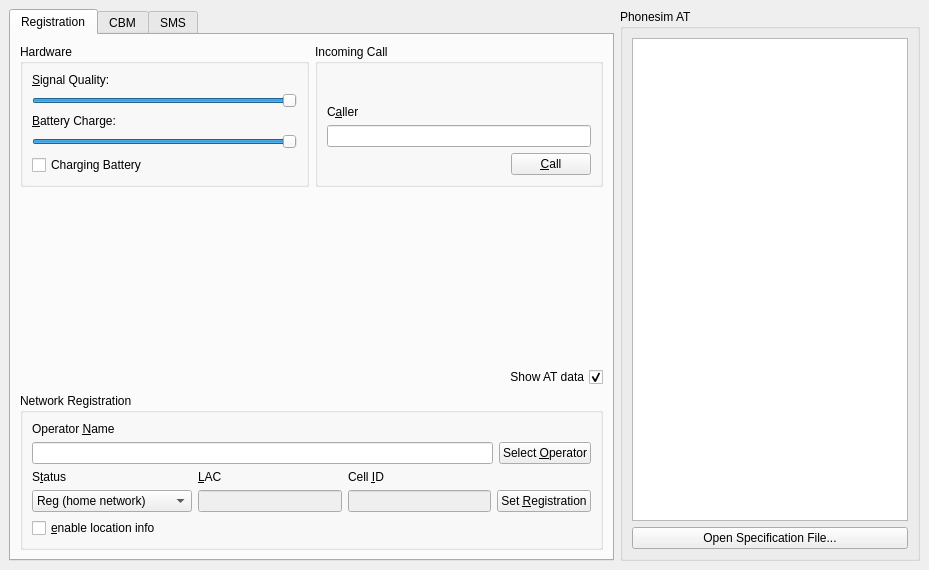
<ui version="4.0" >
 <class>ControlBase</class>
 <widget class="QWidget" name="ControlBase" >
  <property name="geometry" >
   <rect>
    <x>0</x>
    <y>0</y>
    <width>929</width>
    <height>570</height>
   </rect>
  </property>
  <property name="windowTitle" >
   <string>Phonesim</string>
  </property>
  <layout class="QHBoxLayout" >
   <property name="spacing" >
    <number>6</number>
   </property>
   <property name="leftMargin" >
    <number>9</number>
   </property>
   <property name="topMargin" >
    <number>9</number>
   </property>
   <property name="rightMargin" >
    <number>9</number>
   </property>
   <property name="bottomMargin" >
    <number>9</number>
   </property>
   <item>
    <widget class="QTabWidget" name="tabWidget" >
     <property name="sizePolicy" >
      <sizepolicy vsizetype="Preferred" hsizetype="Preferred" >
       <horstretch>0</horstretch>
       <verstretch>0</verstretch>
      </sizepolicy>
     </property>
     <property name="currentIndex" >
      <number>0</number>
     </property>
     <widget class="QWidget" name="tab" >
      <attribute name="title" >
       <string>Registration</string>
      </attribute>
      <layout class="QVBoxLayout" >
       <item>
        <layout class="QHBoxLayout" >
         <item>
          <widget class="QGroupBox" name="gbHardware" >
           <property name="title" >
            <string>Hardware</string>
           </property>
           <layout class="QVBoxLayout" >
            <item>
             <widget class="QLabel" name="lblSignalQuality" >
              <property name="toolTip" >
               <string>&lt;html>&lt;head>&lt;meta name="qrichtext" content="1" />&lt;/head>&lt;body style=" white-space: pre-wrap; font-family:Sans Serif; font-size:9pt; font-weight:400; font-style:normal; text-decoration:none;">&lt;p style=" margin-top:0px; margin-bottom:0px; margin-left:0px; margin-right:0px; -qt-block-indent:0; text-indent:0px;">Signal Quality Level&lt;/p>&lt;/body>&lt;/html></string>
              </property>
              <property name="text" >
               <string>&amp;Signal Quality:</string>
              </property>
              <property name="buddy" >
               <cstring>hsSignalQuality</cstring>
              </property>
             </widget>
            </item>
            <item>
             <widget class="QSlider" name="hsSignalQuality" >
              <property name="toolTip" >
               <string>&lt;html>&lt;head>&lt;meta name="qrichtext" content="1" />&lt;/head>&lt;body style=" white-space: pre-wrap; font-family:Sans Serif; font-size:9pt; font-weight:400; font-style:normal; text-decoration:none;">&lt;p style=" margin-top:0px; margin-bottom:0px; margin-left:0px; margin-right:0px; -qt-block-indent:0; text-indent:0px;">Signal Quality Level&lt;/p>&lt;/body>&lt;/html></string>
              </property>
              <property name="maximum" >
               <number>31</number>
              </property>
              <property name="sliderPosition" >
               <number>31</number>
              </property>
              <property name="orientation" >
               <enum>Qt::Horizontal</enum>
              </property>
             </widget>
            </item>
            <item>
             <widget class="QLabel" name="lblBatteryCharge" >
              <property name="toolTip" >
               <string>&lt;html>&lt;head>&lt;meta name="qrichtext" content="1" />&lt;/head>&lt;body style=" white-space: pre-wrap; font-family:Sans Serif; font-size:9pt; font-weight:400; font-style:normal; text-decoration:none;">&lt;p style=" margin-top:0px; margin-bottom:0px; margin-left:0px; margin-right:0px; -qt-block-indent:0; text-indent:0px;">Battery Charge Level&lt;/p>&lt;/body>&lt;/html></string>
              </property>
              <property name="text" >
               <string>&amp;Battery Charge:</string>
              </property>
              <property name="buddy" >
               <cstring>hsBatteryCharge</cstring>
              </property>
             </widget>
            </item>
            <item>
             <widget class="QSlider" name="hsBatteryCharge" >
              <property name="toolTip" >
               <string>&lt;html>&lt;head>&lt;meta name="qrichtext" content="1" />&lt;/head>&lt;body style=" white-space: pre-wrap; font-family:Sans Serif; font-size:9pt; font-weight:400; font-style:normal; text-decoration:none;">&lt;p style=" margin-top:0px; margin-bottom:0px; margin-left:0px; margin-right:0px; -qt-block-indent:0; text-indent:0px;">Battery Charge Level&lt;/p>&lt;/body>&lt;/html></string>
              </property>
              <property name="maximum" >
               <number>100</number>
              </property>
              <property name="value" >
               <number>100</number>
              </property>
              <property name="orientation" >
               <enum>Qt::Horizontal</enum>
              </property>
             </widget>
            </item>
            <item>
             <widget class="QCheckBox" name="hsBatteryCharging" >
              <property name="text" >
               <string>Charging Battery</string>
              </property>
             </widget>
            </item>
           </layout>
          </widget>
         </item>
         <item>
          <widget class="QGroupBox" name="gbIncomingCall" >
           <property name="title" >
            <string>Incoming Call</string>
           </property>
           <layout class="QVBoxLayout" >
            <property name="spacing" >
             <number>6</number>
            </property>
            <property name="leftMargin" >
             <number>9</number>
            </property>
            <property name="topMargin" >
             <number>9</number>
            </property>
            <property name="rightMargin" >
             <number>9</number>
            </property>
            <property name="bottomMargin" >
             <number>9</number>
            </property>
            <item>
             <widget class="QLabel" name="lblCaller" >
              <property name="text" >
               <string>C&amp;aller</string>
              </property>
              <property name="alignment" >
               <set>Qt::AlignBottom|Qt::AlignLeading|Qt::AlignLeft</set>
              </property>
              <property name="buddy" >
               <cstring>leCaller</cstring>
              </property>
             </widget>
            </item>
            <item>
             <widget class="QLineEdit" name="leCaller" />
            </item>
            <item>
             <layout class="QHBoxLayout" >
              <property name="spacing" >
               <number>6</number>
              </property>
              <property name="leftMargin" >
               <number>0</number>
              </property>
              <property name="topMargin" >
               <number>0</number>
              </property>
              <property name="rightMargin" >
               <number>0</number>
              </property>
              <property name="bottomMargin" >
               <number>0</number>
              </property>
              <item>
               <spacer>
                <property name="orientation" >
                 <enum>Qt::Horizontal</enum>
                </property>
                <property name="sizeHint" >
                 <size>
                  <width>111</width>
                  <height>20</height>
                 </size>
                </property>
               </spacer>
              </item>
              <item>
               <widget class="QPushButton" name="pbIncomingCall" >
                <property name="text" >
                 <string>&amp;Call</string>
                </property>
               </widget>
              </item>
             </layout>
            </item>
           </layout>
          </widget>
         </item>
        </layout>
       </item>
       <item>
        <spacer>
         <property name="orientation" >
          <enum>Qt::Vertical</enum>
         </property>
         <property name="sizeHint" >
          <size>
           <width>566</width>
           <height>101</height>
          </size>
         </property>
        </spacer>
       </item>
       <item>
        <widget class="QCheckBox" name="atCheckBox" >
         <property name="layoutDirection" >
          <enum>Qt::RightToLeft</enum>
         </property>
         <property name="text" >
          <string>Show AT data</string>
         </property>
         <property name="checked" >
          <bool>true</bool>
         </property>
        </widget>
       </item>
       <item>
        <widget class="QGroupBox" name="gbNetworkRegistration" >
         <property name="title" >
          <string>Network Registration</string>
         </property>
         <layout class="QVBoxLayout" >
          <property name="spacing" >
           <number>6</number>
          </property>
          <property name="leftMargin" >
           <number>9</number>
          </property>
          <property name="topMargin" >
           <number>9</number>
          </property>
          <property name="rightMargin" >
           <number>9</number>
          </property>
          <property name="bottomMargin" >
           <number>9</number>
          </property>
          <item>
           <widget class="QLabel" name="lblOperatorName" >
            <property name="text" >
             <string>Operator &amp;Name</string>
            </property>
            <property name="buddy" >
             <cstring>leOperatorName</cstring>
            </property>
           </widget>
          </item>
          <item>
           <layout class="QHBoxLayout" >
            <property name="spacing" >
             <number>6</number>
            </property>
            <property name="leftMargin" >
             <number>0</number>
            </property>
            <property name="topMargin" >
             <number>0</number>
            </property>
            <property name="rightMargin" >
             <number>0</number>
            </property>
            <property name="bottomMargin" >
             <number>0</number>
            </property>
            <item>
             <widget class="QLineEdit" name="leOperatorName" />
            </item>
            <item>
             <widget class="QPushButton" name="pbSelectOperator" >
              <property name="text" >
               <string>Select &amp;Operator</string>
              </property>
             </widget>
            </item>
           </layout>
          </item>
          <item>
           <layout class="QGridLayout" >
            <property name="leftMargin" >
             <number>0</number>
            </property>
            <property name="topMargin" >
             <number>0</number>
            </property>
            <property name="rightMargin" >
             <number>0</number>
            </property>
            <property name="bottomMargin" >
             <number>0</number>
            </property>
            <property name="horizontalSpacing" >
             <number>6</number>
            </property>
            <property name="verticalSpacing" >
             <number>6</number>
            </property>
            <item row="1" column="3" >
             <widget class="QPushButton" name="pbRegistration" >
              <property name="text" >
               <string>Set &amp;Registration</string>
              </property>
             </widget>
            </item>
            <item row="1" column="0" >
             <widget class="QComboBox" name="cbRegistrationStatus" >
              <property name="currentIndex" >
               <number>1</number>
              </property>
              <item>
               <property name="text" >
                <string>Not Reg (not searching)</string>
               </property>
              </item>
              <item>
               <property name="text" >
                <string>Reg (home network)</string>
               </property>
              </item>
              <item>
               <property name="text" >
                <string>Not Reg (searching)</string>
               </property>
              </item>
              <item>
               <property name="text" >
                <string>Reg denied</string>
               </property>
              </item>
              <item>
               <property name="text" >
                <string>Unknown</string>
               </property>
              </item>
              <item>
               <property name="text" >
                <string>Reg (roaming)</string>
               </property>
              </item>
             </widget>
            </item>
            <item row="1" column="1" >
             <widget class="QLineEdit" name="leLAC" >
              <property name="enabled" >
               <bool>false</bool>
              </property>
              <property name="maxLength" >
               <number>4</number>
              </property>
             </widget>
            </item>
            <item row="1" column="2" >
             <widget class="QLineEdit" name="leCellID" >
              <property name="enabled" >
               <bool>false</bool>
              </property>
              <property name="maxLength" >
               <number>4</number>
              </property>
             </widget>
            </item>
            <item row="0" column="2" >
             <widget class="QLabel" name="lblCellID" >
              <property name="text" >
               <string>Cell &amp;ID</string>
              </property>
              <property name="buddy" >
               <cstring>leCellID</cstring>
              </property>
             </widget>
            </item>
            <item row="0" column="0" >
             <widget class="QLabel" name="lblStatus" >
              <property name="text" >
               <string>S&amp;tatus</string>
              </property>
              <property name="buddy" >
               <cstring>cbRegistrationStatus</cstring>
              </property>
             </widget>
            </item>
            <item row="0" column="1" >
             <widget class="QLabel" name="lbLAC" >
              <property name="text" >
               <string>&amp;LAC</string>
              </property>
              <property name="buddy" >
               <cstring>leLAC</cstring>
              </property>
             </widget>
            </item>
           </layout>
          </item>
          <item>
           <widget class="QCheckBox" name="chkLocationInfo" >
            <property name="text" >
             <string>&amp;enable location info</string>
            </property>
           </widget>
          </item>
         </layout>
        </widget>
       </item>
      </layout>
     </widget>
     <widget class="QWidget" name="tab_2" >
      <attribute name="title" >
       <string>CBM</string>
      </attribute>
      <layout class="QVBoxLayout" >
       <property name="spacing" >
        <number>6</number>
       </property>
       <property name="leftMargin" >
        <number>9</number>
       </property>
       <property name="topMargin" >
        <number>9</number>
       </property>
       <property name="rightMargin" >
        <number>9</number>
       </property>
       <property name="bottomMargin" >
        <number>9</number>
       </property>
       <item>
        <widget class="QLabel" name="lblContent" >
         <property name="text" >
          <string>Cell Broadcast &amp;Message</string>
         </property>
         <property name="buddy" >
          <cstring>teContent</cstring>
         </property>
        </widget>
       </item>
       <item>
        <widget class="QTextEdit" name="teContent" >
         <property name="tabChangesFocus" >
          <bool>true</bool>
         </property>
         <property name="tabStopWidth" >
          <number>40</number>
         </property>
         <property name="acceptRichText" >
          <bool>false</bool>
         </property>
        </widget>
       </item>
       <item>
        <layout class="QHBoxLayout" >
         <property name="spacing" >
          <number>6</number>
         </property>
         <property name="leftMargin" >
          <number>0</number>
         </property>
         <property name="topMargin" >
          <number>0</number>
         </property>
         <property name="rightMargin" >
          <number>0</number>
         </property>
         <property name="bottomMargin" >
          <number>0</number>
         </property>
         <item>
          <spacer>
           <property name="orientation" >
            <enum>Qt::Horizontal</enum>
           </property>
           <property name="sizeHint" >
            <size>
             <width>311</width>
             <height>20</height>
            </size>
           </property>
          </spacer>
         </item>
         <item>
          <widget class="QPushButton" name="pbSendCellBroadcast" >
           <property name="text" >
            <string>Send &amp;Broadcast</string>
           </property>
          </widget>
         </item>
        </layout>
       </item>
       <item>
        <widget class="QGroupBox" name="groupBox" >
         <property name="title" >
          <string>Message Parameters</string>
         </property>
         <property name="checkable" >
          <bool>false</bool>
         </property>
         <property name="checked" >
          <bool>false</bool>
         </property>
         <layout class="QGridLayout" >
          <property name="leftMargin" >
           <number>9</number>
          </property>
          <property name="topMargin" >
           <number>9</number>
          </property>
          <property name="rightMargin" >
           <number>9</number>
          </property>
          <property name="bottomMargin" >
           <number>9</number>
          </property>
          <property name="horizontalSpacing" >
           <number>6</number>
          </property>
          <property name="verticalSpacing" >
           <number>6</number>
          </property>
          <item row="1" column="0" >
           <widget class="QLabel" name="lblUpdateNumber" >
            <property name="text" >
             <string>&amp;Update Number:</string>
            </property>
            <property name="buddy" >
             <cstring>leUpdateNumber</cstring>
            </property>
           </widget>
          </item>
          <item row="1" column="1" >
           <widget class="QLineEdit" name="leUpdateNumber" >
            <property name="text" >
             <string>A</string>
            </property>
            <property name="maxLength" >
             <number>1</number>
            </property>
           </widget>
          </item>
          <item row="1" column="2" >
           <widget class="QLabel" name="lblNumPages" >
            <property name="text" >
             <string>&amp;Number of Pages</string>
            </property>
            <property name="buddy" >
             <cstring>leNumPages</cstring>
            </property>
           </widget>
          </item>
          <item row="3" column="0" >
           <widget class="QLabel" name="lblLanguage" >
            <property name="text" >
             <string>&amp;Language</string>
            </property>
            <property name="buddy" >
             <cstring>cbLanguage</cstring>
            </property>
           </widget>
          </item>
          <item row="3" column="2" >
           <widget class="QLabel" name="lblGeographicalScope" >
            <property name="text" >
             <string>&amp;Geographical Scope</string>
            </property>
            <property name="buddy" >
             <cstring>cbGeographicalScope</cstring>
            </property>
           </widget>
          </item>
          <item row="2" column="3" >
           <widget class="QLineEdit" name="lePage" >
            <property name="text" >
             <string>1</string>
            </property>
            <property name="maxLength" >
             <number>1</number>
            </property>
           </widget>
          </item>
          <item row="3" column="1" >
           <widget class="QComboBox" name="cbLanguage" >
            <property name="currentIndex" >
             <number>1</number>
            </property>
            <item>
             <property name="text" >
              <string>German</string>
             </property>
            </item>
            <item>
             <property name="text" >
              <string>English</string>
             </property>
            </item>
            <item>
             <property name="text" >
              <string>Italian</string>
             </property>
            </item>
            <item>
             <property name="text" >
              <string>French</string>
             </property>
            </item>
            <item>
             <property name="text" >
              <string>Spanish</string>
             </property>
            </item>
            <item>
             <property name="text" >
              <string>Dutch</string>
             </property>
            </item>
            <item>
             <property name="text" >
              <string>Swedish</string>
             </property>
            </item>
            <item>
             <property name="text" >
              <string>Danish</string>
             </property>
            </item>
            <item>
             <property name="text" >
              <string>Portuguese</string>
             </property>
            </item>
            <item>
             <property name="text" >
              <string>Finish</string>
             </property>
            </item>
            <item>
             <property name="text" >
              <string>Norwegian</string>
             </property>
            </item>
            <item>
             <property name="text" >
              <string>Greek</string>
             </property>
            </item>
            <item>
             <property name="text" >
              <string>Turkish</string>
             </property>
            </item>
           </widget>
          </item>
          <item row="0" column="2" >
           <widget class="QLabel" name="lblScheme" >
            <property name="text" >
             <string>&amp;Scheme</string>
            </property>
            <property name="buddy" >
             <cstring>leScheme</cstring>
            </property>
           </widget>
          </item>
          <item row="2" column="0" >
           <widget class="QLabel" name="lblChannel" >
            <property name="text" >
             <string>&amp;Channel</string>
            </property>
            <property name="buddy" >
             <cstring>leChannel</cstring>
            </property>
           </widget>
          </item>
          <item row="2" column="2" >
           <widget class="QLabel" name="lblPage" >
            <property name="text" >
             <string>&amp;Page</string>
            </property>
            <property name="buddy" >
             <cstring>lePage</cstring>
            </property>
           </widget>
          </item>
          <item row="0" column="3" >
           <widget class="QLineEdit" name="leScheme" >
            <property name="text" >
             <string>4</string>
            </property>
            <property name="maxLength" >
             <number>1</number>
            </property>
            <property name="readOnly" >
             <bool>true</bool>
            </property>
           </widget>
          </item>
          <item row="0" column="1" >
           <widget class="QLineEdit" name="leMessageCode" >
            <property name="text" >
             <string>012</string>
            </property>
            <property name="maxLength" >
             <number>3</number>
            </property>
           </widget>
          </item>
          <item row="2" column="1" >
           <widget class="QLineEdit" name="leChannel" >
            <property name="text" >
             <string>0032</string>
            </property>
            <property name="maxLength" >
             <number>4</number>
            </property>
           </widget>
          </item>
          <item row="1" column="3" >
           <widget class="QLineEdit" name="leNumPages" >
            <property name="text" >
             <string>1</string>
            </property>
            <property name="maxLength" >
             <number>1</number>
            </property>
           </widget>
          </item>
          <item row="3" column="3" >
           <widget class="QComboBox" name="cbGeographicalScope" >
            <property name="currentIndex" >
             <number>3</number>
            </property>
            <item>
             <property name="text" >
              <string>Cell wide(immediate)</string>
             </property>
            </item>
            <item>
             <property name="text" >
              <string>PLMN wide</string>
             </property>
            </item>
            <item>
             <property name="text" >
              <string>Location Area wide</string>
             </property>
            </item>
            <item>
             <property name="text" >
              <string>Cell wide(norm)</string>
             </property>
            </item>
           </widget>
          </item>
          <item row="0" column="0" >
           <widget class="QLabel" name="lblMessageCode" >
            <property name="text" >
             <string>Message C&amp;ode:</string>
            </property>
            <property name="buddy" >
             <cstring>leMessageCode</cstring>
            </property>
           </widget>
          </item>
         </layout>
        </widget>
       </item>
      </layout>
     </widget>
     <widget class="QWidget" name="tab_3" >
      <attribute name="title" >
       <string>SMS</string>
      </attribute>
      <layout class="QVBoxLayout" >
       <property name="spacing" >
        <number>6</number>
       </property>
       <property name="leftMargin" >
        <number>9</number>
       </property>
       <property name="topMargin" >
        <number>9</number>
       </property>
       <property name="rightMargin" >
        <number>9</number>
       </property>
       <property name="bottomMargin" >
        <number>9</number>
       </property>
       <item>
        <widget class="QGroupBox" name="gbMessage" >
         <property name="title" >
          <string>Message</string>
         </property>
         <layout class="QVBoxLayout" >
          <property name="spacing" >
           <number>6</number>
          </property>
          <property name="leftMargin" >
           <number>9</number>
          </property>
          <property name="topMargin" >
           <number>9</number>
          </property>
          <property name="rightMargin" >
           <number>9</number>
          </property>
          <property name="bottomMargin" >
           <number>9</number>
          </property>
          <item>
           <widget class="QLabel" name="leSMSText" >
            <property name="text" >
             <string>&amp;Text</string>
            </property>
            <property name="buddy" >
             <cstring>teSMSText</cstring>
            </property>
           </widget>
          </item>
          <item>
           <widget class="QTextEdit" name="teSMSText" >
            <property name="tabChangesFocus" >
             <bool>true</bool>
            </property>
            <property name="html" >
             <string>&lt;html>&lt;head>&lt;meta name="qrichtext" content="1" />&lt;style type="text/css">
p, li { white-space: pre-wrap; }
&lt;/style>&lt;/head>&lt;body style=" font-family:'Sans Serif'; font-size:9pt; font-weight:400; font-style:normal;">
&lt;p style="-qt-paragraph-type:empty; margin-top:0px; margin-bottom:0px; margin-left:0px; margin-right:0px; -qt-block-indent:0; text-indent:0px;">&lt;/p>&lt;/body>&lt;/html></string>
            </property>
           </widget>
          </item>
          <item>
           <layout class="QGridLayout" >
            <property name="leftMargin" >
             <number>0</number>
            </property>
            <property name="topMargin" >
             <number>0</number>
            </property>
            <property name="rightMargin" >
             <number>0</number>
            </property>
            <property name="bottomMargin" >
             <number>0</number>
            </property>
            <property name="horizontalSpacing" >
             <number>6</number>
            </property>
            <property name="verticalSpacing" >
             <number>6</number>
            </property>
            <item row="0" column="1" >
             <widget class="QLineEdit" name="leMessageSender" >
              <property name="inputMask" >
               <string/>
              </property>
              <property name="maxLength" >
               <number>32767</number>
              </property>
             </widget>
            </item>
            <item row="1" column="0" >
             <widget class="QLabel" name="lblSMSServiceCenter" >
              <property name="text" >
               <string>Service &amp;Center</string>
              </property>
              <property name="alignment" >
               <set>Qt::AlignBottom|Qt::AlignLeading|Qt::AlignLeft</set>
              </property>
              <property name="buddy" >
               <cstring>leSMSServiceCenter</cstring>
              </property>
             </widget>
            </item>
            <item row="0" column="2" >
             <widget class="QPushButton" name="pbSendSMSMessage" >
              <property name="text" >
               <string>Send &amp;Message</string>
              </property>
             </widget>
            </item>
            <item row="0" column="0" >
             <widget class="QLabel" name="lblSMSSender" >
              <property name="text" >
               <string>&amp;Sender</string>
              </property>
              <property name="alignment" >
               <set>Qt::AlignBottom|Qt::AlignLeading|Qt::AlignLeft</set>
              </property>
              <property name="buddy" >
               <cstring>leMessageSender</cstring>
              </property>
             </widget>
            </item>
            <item row="1" column="1" >
             <widget class="QLineEdit" name="leSMSServiceCenter" >
              <property name="inputMask" >
               <string/>
              </property>
              <property name="text" >
               <string>123</string>
              </property>
              <property name="maxLength" >
               <number>32767</number>
              </property>
             </widget>
            </item>
           </layout>
          </item>
         </layout>
        </widget>
       </item>
       <item>
        <spacer>
         <property name="orientation" >
          <enum>Qt::Vertical</enum>
         </property>
         <property name="sizeHint" >
          <size>
           <width>20</width>
           <height>40</height>
          </size>
         </property>
        </spacer>
       </item>
       <item>
        <widget class="QGroupBox" name="gbDatagram" >
         <property name="title" >
          <string>Datagram</string>
         </property>
         <layout class="QHBoxLayout" >
          <property name="spacing" >
           <number>6</number>
          </property>
          <property name="leftMargin" >
           <number>9</number>
          </property>
          <property name="topMargin" >
           <number>9</number>
          </property>
          <property name="rightMargin" >
           <number>9</number>
          </property>
          <property name="bottomMargin" >
           <number>9</number>
          </property>
          <item>
           <layout class="QGridLayout" >
            <property name="leftMargin" >
             <number>0</number>
            </property>
            <property name="topMargin" >
             <number>0</number>
            </property>
            <property name="rightMargin" >
             <number>0</number>
            </property>
            <property name="bottomMargin" >
             <number>0</number>
            </property>
            <property name="horizontalSpacing" >
             <number>6</number>
            </property>
            <property name="verticalSpacing" >
             <number>6</number>
            </property>
            <item row="1" column="1" >
             <widget class="QLineEdit" name="leDatagramSender" >
              <property name="sizeIncrement" >
               <size>
                <width>1</width>
                <height>0</height>
               </size>
              </property>
             </widget>
            </item>
            <item row="0" column="0" >
             <widget class="QLabel" name="lbPort" >
              <property name="text" >
               <string>&amp;Port</string>
              </property>
              <property name="buddy" >
               <cstring>lePort</cstring>
              </property>
             </widget>
            </item>
            <item row="3" column="0" >
             <widget class="QCheckBox" name="chkAppData" >
              <property name="text" >
               <string>Fi&amp;le/Text</string>
              </property>
              <property name="checked" >
               <bool>true</bool>
              </property>
             </widget>
            </item>
            <item row="2" column="2" >
             <widget class="QPushButton" name="pbFile" >
              <property name="sizePolicy" >
               <sizepolicy vsizetype="Preferred" hsizetype="Maximum" >
                <horstretch>0</horstretch>
                <verstretch>0</verstretch>
               </sizepolicy>
              </property>
              <property name="text" >
               <string>...</string>
              </property>
             </widget>
            </item>
            <item row="2" column="1" >
             <widget class="QLineEdit" name="leFile" >
              <property name="sizeIncrement" >
               <size>
                <width>1</width>
                <height>0</height>
               </size>
              </property>
             </widget>
            </item>
            <item row="2" column="0" >
             <widget class="QLabel" name="lbFile" >
              <property name="text" >
               <string>&amp;File</string>
              </property>
              <property name="buddy" >
               <cstring>leFile</cstring>
              </property>
             </widget>
            </item>
            <item row="1" column="0" >
             <widget class="QLabel" name="lbSender" >
              <property name="text" >
               <string>S&amp;ender</string>
              </property>
              <property name="buddy" >
               <cstring>leDatagramSender</cstring>
              </property>
             </widget>
            </item>
            <item row="3" column="1" >
             <widget class="QPushButton" name="pbSendSMSDatagram" >
              <property name="text" >
               <string>Send &amp;Datagram</string>
              </property>
             </widget>
            </item>
            <item row="0" column="1" >
             <widget class="QLineEdit" name="lePort" >
              <property name="sizeIncrement" >
               <size>
                <width>1</width>
                <height>0</height>
               </size>
              </property>
              <property name="inputMask" >
               <string/>
              </property>
              <property name="cursorPosition" >
               <number>0</number>
              </property>
             </widget>
            </item>
            <item row="4" column="0" >
             <widget class="QCheckBox" name="chkContentType" >
              <property name="text" >
               <string>Content T&amp;ype</string>
              </property>
              <property name="checked" >
               <bool>false</bool>
              </property>
             </widget>
            </item>
            <item row="4" column="1" >
             <widget class="QLineEdit" name="leContentType" >
              <property name="enabled" >
               <bool>false</bool>
              </property>
              <property name="sizeIncrement" >
               <size>
                <width>1</width>
                <height>0</height>
               </size>
              </property>
              <property name="readOnly" >
               <bool>false</bool>
              </property>
             </widget>
            </item>
           </layout>
          </item>
          <item>
           <layout class="QVBoxLayout" >
            <property name="spacing" >
             <number>6</number>
            </property>
            <property name="leftMargin" >
             <number>0</number>
            </property>
            <property name="topMargin" >
             <number>0</number>
            </property>
            <property name="rightMargin" >
             <number>0</number>
            </property>
            <property name="bottomMargin" >
             <number>0</number>
            </property>
            <item>
             <widget class="QLabel" name="lblAppData_2" >
              <property name="text" >
               <string>D&amp;ata</string>
              </property>
              <property name="buddy" >
               <cstring>teAppData</cstring>
              </property>
             </widget>
            </item>
            <item>
             <widget class="QTextEdit" name="teAppData" >
              <property name="enabled" >
               <bool>false</bool>
              </property>
              <property name="tabChangesFocus" >
               <bool>true</bool>
              </property>
             </widget>
            </item>
           </layout>
          </item>
         </layout>
        </widget>
       </item>
      </layout>
     </widget>
    </widget>
   </item>
   <item>
    <widget class="QGroupBox" name="atGroupBox" >
     <property name="title" >
      <string>Phonesim AT</string>
     </property>
     <layout class="QVBoxLayout" >
      <property name="spacing" >
       <number>6</number>
      </property>
      <property name="leftMargin" >
       <number>9</number>
      </property>
      <property name="topMargin" >
       <number>9</number>
      </property>
      <property name="rightMargin" >
       <number>9</number>
      </property>
      <property name="bottomMargin" >
       <number>9</number>
      </property>
      <item>
       <widget class="QTextBrowser" name="atViewer" />
      </item>
      <item>
       <widget class="QPushButton" name="openSpecButton" >
        <property name="text" >
         <string>Open Specification File...</string>
        </property>
       </widget>
      </item>
     </layout>
    </widget>
   </item>
  </layout>
 </widget>
 <tabstops>
  <tabstop>hsSignalQuality</tabstop>
  <tabstop>hsBatteryCharge</tabstop>
  <tabstop>leCaller</tabstop>
  <tabstop>pbIncomingCall</tabstop>
  <tabstop>leOperatorName</tabstop>
  <tabstop>pbSelectOperator</tabstop>
  <tabstop>cbRegistrationStatus</tabstop>
  <tabstop>pbRegistration</tabstop>
  <tabstop>chkLocationInfo</tabstop>
  <tabstop>leLAC</tabstop>
  <tabstop>leCellID</tabstop>
  <tabstop>teContent</tabstop>
  <tabstop>pbSendCellBroadcast</tabstop>
  <tabstop>leMessageCode</tabstop>
  <tabstop>leUpdateNumber</tabstop>
  <tabstop>leChannel</tabstop>
  <tabstop>cbLanguage</tabstop>
  <tabstop>leScheme</tabstop>
  <tabstop>leNumPages</tabstop>
  <tabstop>lePage</tabstop>
  <tabstop>cbGeographicalScope</tabstop>
  <tabstop>teSMSText</tabstop>
  <tabstop>leMessageSender</tabstop>
  <tabstop>leSMSServiceCenter</tabstop>
  <tabstop>pbSendSMSMessage</tabstop>
  <tabstop>lePort</tabstop>
  <tabstop>leDatagramSender</tabstop>
  <tabstop>leFile</tabstop>
  <tabstop>pbFile</tabstop>
  <tabstop>pbSendSMSDatagram</tabstop>
  <tabstop>chkAppData</tabstop>
  <tabstop>teAppData</tabstop>
  <tabstop>chkContentType</tabstop>
  <tabstop>leContentType</tabstop>
  <tabstop>tabWidget</tabstop>
 </tabstops>
 <resources/>
 <connections>
  <connection>
   <sender>chkLocationInfo</sender>
   <signal>toggled(bool)</signal>
   <receiver>leLAC</receiver>
   <slot>setEnabled(bool)</slot>
   <hints>
    <hint type="sourcelabel" >
     <x>139</x>
     <y>495</y>
    </hint>
    <hint type="destinationlabel" >
     <x>248</x>
     <y>463</y>
    </hint>
   </hints>
  </connection>
  <connection>
   <sender>chkLocationInfo</sender>
   <signal>toggled(bool)</signal>
   <receiver>leCellID</receiver>
   <slot>setEnabled(bool)</slot>
   <hints>
    <hint type="sourcelabel" >
     <x>116</x>
     <y>495</y>
    </hint>
    <hint type="destinationlabel" >
     <x>312</x>
     <y>463</y>
    </hint>
   </hints>
  </connection>
  <connection>
   <sender>chkAppData</sender>
   <signal>toggled(bool)</signal>
   <receiver>teAppData</receiver>
   <slot>setDisabled(bool)</slot>
   <hints>
    <hint type="sourcelabel" >
     <x>120</x>
     <y>458</y>
    </hint>
    <hint type="destinationlabel" >
     <x>373</x>
     <y>385</y>
    </hint>
   </hints>
  </connection>
  <connection>
   <sender>chkContentType</sender>
   <signal>toggled(bool)</signal>
   <receiver>leContentType</receiver>
   <slot>setEnabled(bool)</slot>
   <hints>
    <hint type="sourcelabel" >
     <x>124</x>
     <y>492</y>
    </hint>
    <hint type="destinationlabel" >
     <x>238</x>
     <y>494</y>
    </hint>
   </hints>
  </connection>
  <connection>
   <sender>chkAppData</sender>
   <signal>toggled(bool)</signal>
   <receiver>leFile</receiver>
   <slot>setEnabled(bool)</slot>
   <hints>
    <hint type="sourcelabel" >
     <x>124</x>
     <y>458</y>
    </hint>
    <hint type="destinationlabel" >
     <x>238</x>
     <y>426</y>
    </hint>
   </hints>
  </connection>
  <connection>
   <sender>chkAppData</sender>
   <signal>toggled(bool)</signal>
   <receiver>pbFile</receiver>
   <slot>setEnabled(bool)</slot>
   <hints>
    <hint type="sourcelabel" >
     <x>82</x>
     <y>438</y>
    </hint>
    <hint type="destinationlabel" >
     <x>259</x>
     <y>413</y>
    </hint>
   </hints>
  </connection>
 </connections>
</ui>
